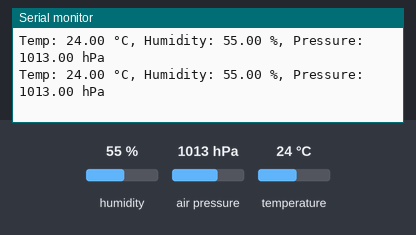
The sketch below on a simulated Arduino Uno, built with avr-gcc and run on an emulated ATmega328P. On the bench: the last lines printed to the serial monitor. The inputs (shaded band) are chosen by the test bench; at power-on: humidity 55 %, air pressure 1013 hPa, temperature 24 °C.

Above: at 2.8 s.
2.9 s: humidity set to 22 %
At 5.1 s:
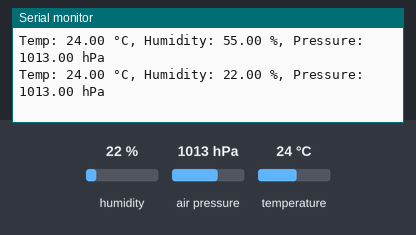
5.6 s: air pressure set to 952 hPa
At 6.9 s:
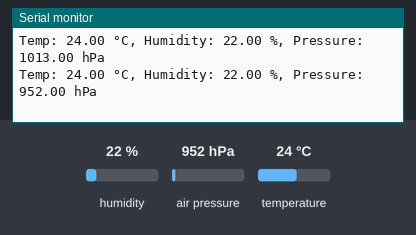
8.3 s: temperature set to 12 °C
At 10.5 s:
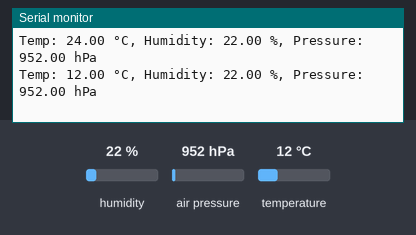
11.0 s: air pressure set to 975 hPa
At 13.3 s:
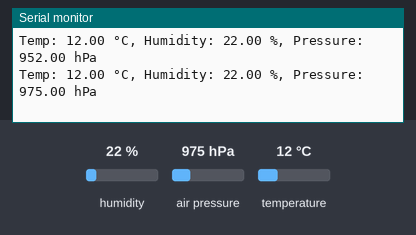
13.7 s: humidity set to 40 %
At 15.3 s:
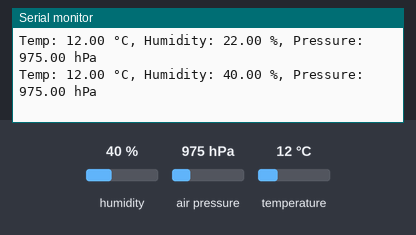
Timing chart, 0 to 16.8 s (numbered marks = the images above; inputs shaded):
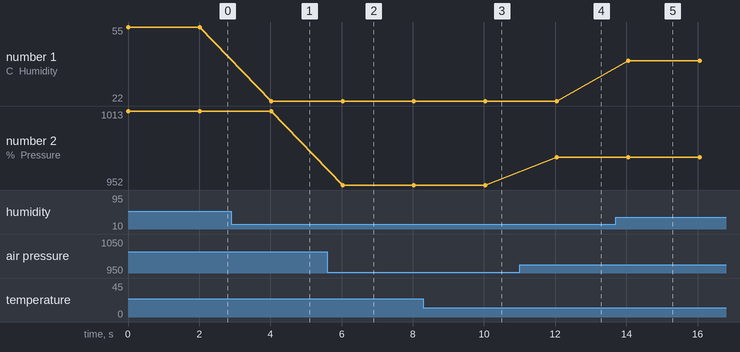

The sketch:

lab09.ino
```cpp
// Develop a program to demonstrate weather station readings using Arduino.

#include <DHT.h>
#include <Wire.h>
#include <Adafruit_BMP085.h> // For BMP180

#define DHTPIN 4
#define DHTTYPE DHT22

DHT dht(DHTPIN, DHTTYPE);
Adafruit_BMP085 bmp;

void setup() {
	Serial.begin(115200);
	dht.begin();

	if (!bmp.begin()) {
		Serial.println("BMP180 not detected.");
		while (1);
	}
}

void loop() {
	float temp = dht.readTemperature();
	float hum = dht.readHumidity();
	float pressure = bmp.readPressure() / 100.0;

	Serial.print("Temp: ");
	Serial.print(temp);
	Serial.print(" °C, ");
	Serial.print("Humidity: ");
	Serial.print(hum);
	Serial.print(" %, ");
	Serial.print("Pressure: ");
	Serial.print(pressure);
	Serial.println(" hPa");

	delay(2000);
}
```

Measured:
- after the input at 2.9 s, the serial monitor: prints a new line after 1.1 s (image 1)
- after the input at 5.6 s, the serial monitor: prints a new line after 0.43 s (image 2)
- after the input at 8.3 s, the serial monitor: prints a new line after 1.7 s (image 3)
- after the input at 11.0 s, the serial monitor: prints a new line after 1.0 s (image 4)
- after the input at 13.7 s, the serial monitor: prints a new line after 0.36 s (image 5)
- plotted number 1: 55 → 22 after the input at 2.9 s, 22 → 40 after the input at 13.7 s
- plotted number 2: 1013 → 952 after the input at 5.6 s, 952 → 975 after the input at 11.0 s
